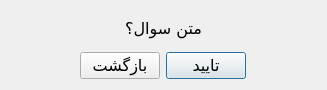
<?xml version="1.0" encoding="UTF-8"?>
<ui version="4.0">
 <class>QuestionDialog</class>
 <widget class="QDialog" name="QuestionDialog">
  <property name="geometry">
   <rect>
    <x>0</x>
    <y>0</y>
    <width>327</width>
    <height>90</height>
   </rect>
  </property>
  <property name="sizePolicy">
   <sizepolicy hsizetype="Preferred" vsizetype="Fixed">
    <horstretch>0</horstretch>
    <verstretch>0</verstretch>
   </sizepolicy>
  </property>
  <property name="minimumSize">
   <size>
    <width>0</width>
    <height>90</height>
   </size>
  </property>
  <property name="maximumSize">
   <size>
    <width>16777215</width>
    <height>90</height>
   </size>
  </property>
  <property name="font">
   <font>
    <family>B Nazanin</family>
    <pointsize>12</pointsize>
   </font>
  </property>
  <property name="windowTitle">
   <string>سوال</string>
  </property>
  <property name="layoutDirection">
   <enum>Qt::RightToLeft</enum>
  </property>
  <property name="locale">
   <locale language="Persian" country="Iran"/>
  </property>
  <layout class="QVBoxLayout" name="verticalLayout">
   <item>
    <widget class="QLabel" name="lbl_message">
     <property name="text">
      <string>متن سوال؟</string>
     </property>
     <property name="alignment">
      <set>Qt::AlignCenter</set>
     </property>
    </widget>
   </item>
   <item>
    <layout class="QHBoxLayout" name="hlay_buttons">
     <item>
      <spacer name="horizontalSpacer">
       <property name="orientation">
        <enum>Qt::Horizontal</enum>
       </property>
       <property name="sizeHint" stdset="0">
        <size>
         <width>40</width>
         <height>20</height>
        </size>
       </property>
      </spacer>
     </item>
     <item>
      <widget class="QPushButton" name="btn_confirm">
       <property name="text">
        <string>تایید</string>
       </property>
      </widget>
     </item>
     <item>
      <widget class="QPushButton" name="btn_back">
       <property name="text">
        <string>بازگشت</string>
       </property>
      </widget>
     </item>
     <item>
      <spacer name="horizontalSpacer_3">
       <property name="orientation">
        <enum>Qt::Horizontal</enum>
       </property>
       <property name="sizeHint" stdset="0">
        <size>
         <width>40</width>
         <height>20</height>
        </size>
       </property>
      </spacer>
     </item>
    </layout>
   </item>
  </layout>
 </widget>
 <resources/>
 <connections/>
</ui>
